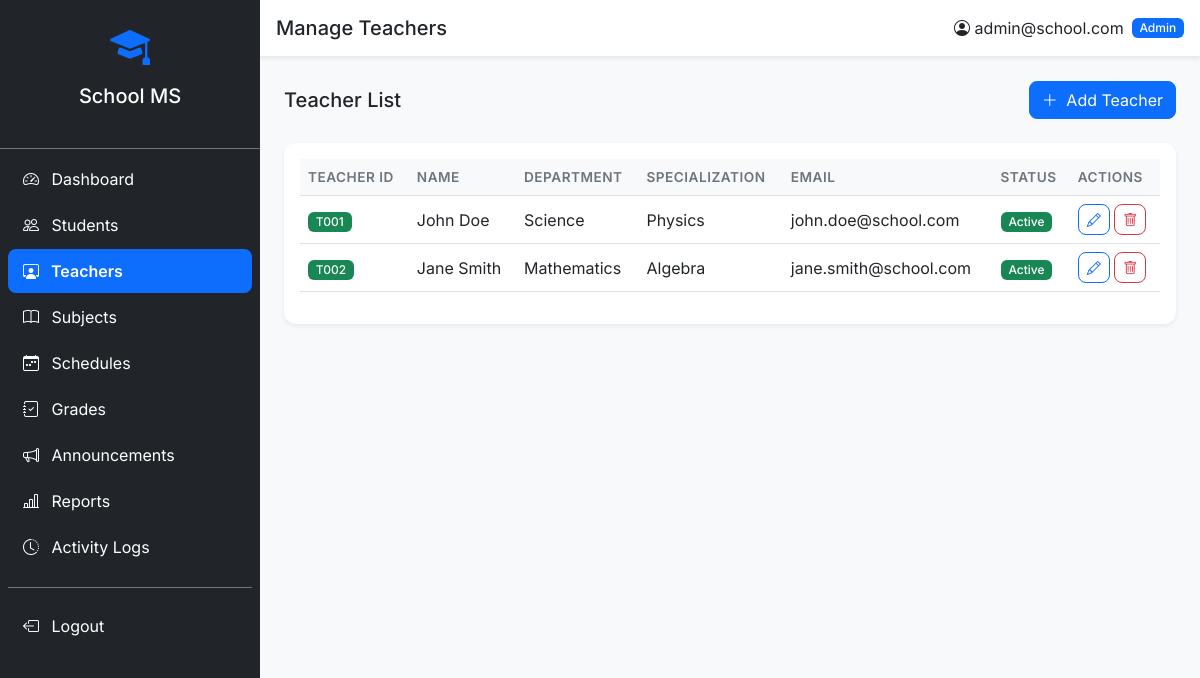
The page /admin/teachers (signed in) on the database its author committed.
### tables this page shows
CREATE TABLE teachers (
    id INT PRIMARY KEY AUTO_INCREMENT,
    user_id INT UNIQUE NOT NULL,
    teacher_id VARCHAR(20) UNIQUE NOT NULL,
    first_name VARCHAR(100) NOT NULL,
    last_name VARCHAR(100) NOT NULL,
    department VARCHAR(100),
    specialization VARCHAR(200),
    phone VARCHAR(20),
    address TEXT,
    profile_image VARCHAR(255),
    FOREIGN KEY (user_id) REFERENCES users(id) ON DELETE CASCADE
);

CREATE TABLE users (
    id INT PRIMARY KEY AUTO_INCREMENT,
    email VARCHAR(255) UNIQUE NOT NULL,
    password VARCHAR(255) NOT NULL,
    role ENUM('admin','teacher','student') NOT NULL,
    status ENUM('active','inactive') DEFAULT 'active',
    created_at TIMESTAMP DEFAULT CURRENT_TIMESTAMP,
    updated_at TIMESTAMP DEFAULT CURRENT_TIMESTAMP ON UPDATE CURRENT_TIMESTAMP
);

### core/Response.php (called while the page is built, shortened)
<?php
class Response {
    public static function view(string $path, array $data = [], int $statusCode = 200) {
        extract($data);
        $fullPath = BASE_PATH . '/views/' . $path;
        require $fullPath;
        exit;
    }
}

### core/Controller.php (called while the page is built, shortened)
<?php
abstract class Controller {
    protected Session $session;
    public function __construct() {
        $this->session = new Session();
    }
    protected function view(string $path, array $data = []): void {
        $data['session'] = $this->session;
        Response::view($path, $data);
    }
}

### controllers/TeacherController.php (called while the page is built, shortened)
<?php
class TeacherController extends Controller {
    private TeacherService $teacherService;
    public function __construct() {
        $this->teacherService = new TeacherService();
    }
    public function index(): void {
        $teachers = [];
        try {
            $teachers = $this->teacherService->getAll();
        } catch (\Exception $e) {}
        $this->view('admin/teachers.php', [
            'title'       => 'Manage Teachers',
            'teachers'    => $teachers,
            'currentPage' => 'teachers',
        ]);
    }
}

### index.php (called while the page is built, shortened)
<?php
require_once __DIR__ . '/core/Database.php';
require_once __DIR__ . '/core/Request.php';
require_once __DIR__ . '/core/Response.php';
require_once __DIR__ . '/core/Router.php';
require_once __DIR__ . '/core/Controller.php';
require_once __DIR__ . '/core/Model.php';
require_once __DIR__ . '/repositories/TeacherRepository.php';
require_once __DIR__ . '/services/TeacherService.php';
require_once __DIR__ . '/controllers/TeacherController.php';
require_once __DIR__ . '/helpers/format.php';
$session = new Session();
$role    = $session->userRole() ?? '';
$router  = getRouter($role);
$router->dispatch(new Request());

### core/Database.php (called while the page is built, shortened)
<?php
class Database {
    private static ?Database $instance = null;
    private ?PDO $conn = null;
    public static function getInstance(): self {
        if (self::$instance === null) {
            self::$instance = new self();
        }
        return self::$instance;
    }
    public function getConnection(): PDO {
        if ($this->conn === null) {
            $dsn = "mysql:host=" . DB_HOST . ";dbname=" . DB_NAME . ";charset=" . DB_CHARSET;
            $options = [
                PDO::ATTR_ERRMODE            => PDO::ERRMODE_EXCEPTION,
                PDO::ATTR_DEFAULT_FETCH_MODE => PDO::FETCH_ASSOC,
                PDO::ATTR_EMULATE_PREPARES   => false,
            ];
            $this->conn = new PDO($dsn, DB_USER, DB_PASS, $options);
        }
        return $this->conn;
    }
}

### services/TeacherService.php (called while the page is built, shortened)
<?php
class TeacherService {
    private TeacherRepository $teacherRepo;
    public function __construct() {
        $this->teacherRepo = new TeacherRepository();
    }
    public function getAll(): array {
        return $this->teacherRepo->findAll([], 'last_name, first_name');
    }
}

### repositories/TeacherRepository.php (called while the page is built, shortened)
<?php
class TeacherRepository extends Model implements IRepository {
    public function findAll(array $conditions = [], string $orderBy = 'id DESC', int $limit = 0): array {
        $sql    = "SELECT t.*, u.email, u.status FROM teachers t JOIN users u ON t.user_id = u.id";
        $params = [];
        $sql .= " ORDER BY {$orderBy}";
        return $this->rawQuery($sql, $params);
    }
}

### core/Model.php (called while the page is built, shortened)
<?php
abstract class Model {
    protected PDO $db;
    public function __construct() {
        $this->db = Database::getInstance()->getConnection();
    }
    public function rawQuery(string $sql, array $params = []): array {
        $stmt = $this->db->prepare($sql);
        $stmt->execute($params);
        return $stmt->fetchAll();
    }
}

### helpers/format.php (called while the page is built, shortened)
<?php
function sanitize(string $input): string {
    return htmlspecialchars(trim($input), ENT_QUOTES, 'UTF-8');
}

### core/Request.php (called while the page is built, shortened)
<?php
class Request {
    private array $server;
    public function __construct() {
        $this->server = $_SERVER;
    }
    public function method(): string {
        return strtoupper($this->server['REQUEST_METHOD'] ?? 'GET');
    }
    public function uri(): string {
        $uri = $this->server['REQUEST_URI'] ?? '/';
        $uri = strtok($uri, '?');
        $scriptDir = rtrim(dirname($this->server['SCRIPT_NAME'] ?? ''), '/');
        if ($scriptDir !== '' && strpos($uri, $scriptDir) === 0) {
            $uri = substr($uri, strlen($scriptDir));
        }
        $uri = rtrim($uri, '/');
        return $uri === '' ? '/' : $uri;
    }
}

### views/admin/teachers.php (the view, shortened to what this page needs)
<div class="page-header">
    <h5 class="mb-0">Teacher List</h5>
    <button class="btn btn-primary" data-bs-toggle="modal" data-bs-target="#addTeacherModal">
        <i class="bi bi-plus-lg me-1"></i> Add Teacher
    </button>
</div>
<div class="card border-0 shadow-sm">
    <div class="card-body">
        <div class="table-responsive">
            <table class="table table-hover align-middle" id="teachersTable">
                <thead class="table-light">
                    <tr>
                        <th>Teacher ID</th>
                        <th>Name</th>
                        <th>Department</th>
                        <th>Specialization</th>
                        <th>Email</th>
                        <th>Status</th>
                        <th>Actions</th>
                    </tr>
                </thead>
                <tbody>
                    <?php foreach (($teachers ?? []) as $t): ?>
                    <tr>
                        <td><span class="badge bg-success"><?= sanitize($t['teacher_id']) ?></span></td>
                        <td><?= sanitize($t['first_name'] . ' ' . $t['last_name']) ?></td>
                        <td><?= sanitize($t['department'] ?? '-') ?></td>
                        <td><?= sanitize($t['specialization'] ?? '-') ?></td>
                        <td><?= sanitize($t['email']) ?></td>
                        <td><span class="badge bg-<?= $t['status'] === 'active' ? 'success' : 'danger' ?>"><?= ucfirst($t['status']) ?></span></td>
                        <td>
                            <button class="btn btn-sm btn-outline-primary edit-teacher" data-id="<?= $t['id'] ?>" data-firstname="<?= sanitize($t['first_name']) ?>" data-lastname="<?= sanitize($t['last_name']) ?>" data-dept="<?= sanitize($t['department'] ?? '') ?>" data-spec="<?= sanitize($t['specialization'] ?? '') ?>" data-phone="<?= sanitize($t['phone'] ?? '') ?>" data-address="<?= sanitize($t['address'] ?? '') ?>" data-bs-toggle="modal" data-bs-target="#editTeacherModal">
                                <i class="bi bi-pencil"></i>
                            </button>
                            <button class="btn btn-sm btn-outline-danger delete-btn" data-id="<?= $t['id'] ?>" data-name="<?= sanitize($t['first_name'] . ' ' . $t['last_name']) ?>">
                                <i class="bi bi-trash"></i>
                            </button>
                        </td>
                    </tr>
                    <?php endforeach; ?>
                </tbody>
            </table>
        </div>
    </div>
</div>
<?php
require __DIR__ . '/../layouts/admin.php';

### core/Router.php (shortened to what this page needs)
<?php
class Router {
    private array $routes = [];
    private string $prefix = '';
    public function __construct(string $prefix = '') {
        $this->prefix = $prefix;
    }
    private function addRoute(string $method, string $path, array $handler): void {
        $fullPath = $this->prefix . $path;
        $this->routes[] = [
            'method'  => $method,
            'path'    => $fullPath === '' ? '/' : $fullPath,
            'handler' => $handler,
        ];
    }
    public function dispatch(Request $request): void {
        $method = $request->method();
        $uri    = $request->uri();
        $uri    = $uri === '' ? '/' : $uri;
        foreach ($this->routes as $route) {
            $pattern = $this->buildPattern($route['path']);
            if ($route['method'] === $method && preg_match($pattern, $uri, $matches)) {
                $params = array_filter($matches, 'is_string', ARRAY_FILTER_USE_KEY);
                $action          = $route['handler'][1];
                $controller      = new $controllerClass();
                call_user_func_array([$controller, $action], array_values($params));
                return;
            }
        }
    }
    private function buildPattern(string $path): string {
        $pattern = preg_replace('/\{(\w+)\}/', '(?P<$1>[^/]+)', $path);
        return '#^' . $pattern . '$#';
    }
}

### assets/css/style.css (style rules this page uses)
:root { --sidebar-width: 260px; }
* { font-family: 'Inter', sans-serif; }
body { overflow-x: hidden; }
.card { border-radius: 12px; }
.table th { font-weight: 600; font-size: 0.85rem; text-transform: uppercase; letter-spacing: 0.5px; color: #6c757d; }
.table td, .table th { vertical-align: middle; white-space: nowrap; }
.btn { border-radius: 8px; }
.badge { font-weight: 500; }
.page-header { display: flex; justify-content: space-between; align-items: center; flex-wrap: wrap; gap: 12px; margin-bottom: 1.5rem; }
.page-header h5 { margin-bottom: 0; }

### rows shown on the page
teachers: teacher "T001", first_name+last_name "John Doe", department "Science", specialization "Physics", user.email "john.doe@school.com", user.status "Active"
teachers: teacher "T002", first_name+last_name "Jane Smith", department "Mathematics", specialization "Algebra", user.email "jane.smith@school.com", user.status "Active"
